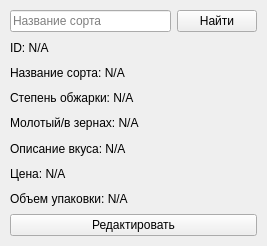
<?xml version="1.0" encoding="UTF-8"?>
<ui version="4.0">
 <class>MainWindow</class>
 <widget class="QMainWindow" name="MainWindow">
  <property name="geometry">
   <rect>
    <x>0</x>
    <y>0</y>
    <width>267</width>
    <height>246</height>
   </rect>
  </property>
  <property name="windowTitle">
   <string>MainWindow</string>
  </property>
  <widget class="QWidget" name="centralwidget">
   <layout class="QVBoxLayout" name="verticalLayout">
    <property name="leftMargin">
     <number>10</number>
    </property>
    <property name="topMargin">
     <number>10</number>
    </property>
    <property name="rightMargin">
     <number>10</number>
    </property>
    <property name="bottomMargin">
     <number>10</number>
    </property>
    <item>
     <layout class="QHBoxLayout" name="horizontalLayout">
      <item>
       <widget class="QLineEdit" name="lineEdit">
        <property name="placeholderText">
         <string>Название сорта</string>
        </property>
       </widget>
      </item>
      <item>
       <widget class="QPushButton" name="button">
        <property name="text">
         <string>Найти</string>
        </property>
       </widget>
      </item>
     </layout>
    </item>
    <item>
     <layout class="QVBoxLayout" name="verticalLayout_2">
      <item>
       <widget class="QLabel" name="label_1">
        <property name="text">
         <string>ID: N/A</string>
        </property>
       </widget>
      </item>
      <item>
       <widget class="QLabel" name="label_2">
        <property name="text">
         <string>Название сорта: N/A</string>
        </property>
       </widget>
      </item>
      <item>
       <widget class="QLabel" name="label_3">
        <property name="text">
         <string>Степень обжарки: N/A</string>
        </property>
       </widget>
      </item>
      <item>
       <widget class="QLabel" name="label_4">
        <property name="text">
         <string>Молотый/в зернах: N/A</string>
        </property>
       </widget>
      </item>
      <item>
       <widget class="QLabel" name="label_5">
        <property name="text">
         <string>Описание вкуса: N/A</string>
        </property>
       </widget>
      </item>
      <item>
       <widget class="QLabel" name="label_6">
        <property name="text">
         <string>Цена: N/A</string>
        </property>
       </widget>
      </item>
      <item>
       <widget class="QLabel" name="label_7">
        <property name="text">
         <string>Объем упаковки: N/A</string>
        </property>
       </widget>
      </item>
      <item>
       <widget class="QPushButton" name="button2">
        <property name="text">
         <string>Редактировать</string>
        </property>
       </widget>
      </item>
     </layout>
    </item>
   </layout>
  </widget>
 </widget>
 <resources/>
 <connections/>
</ui>
